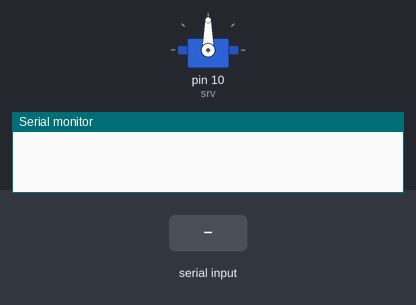
Bench run of a sketch on a simulated Arduino Uno, built with avr-gcc and run on an emulated ATmega328P. Parts: servo, the last lines printed to the serial monitor. The inputs (shaded band) are chosen by the test bench.

Above: at 1.2 s.
1.3 s: "." received over Serial
At 2.3 s:
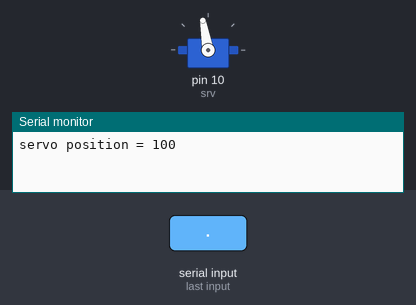
2.8 s: "," received over Serial
At 3.4 s:
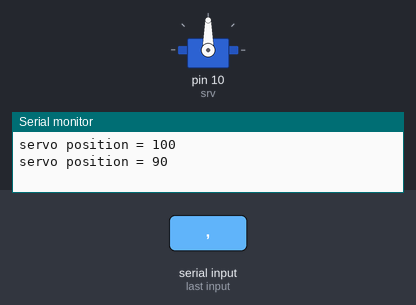
Timing chart, 0 to 5.8 s (numbered marks = the images above; inputs shaded):
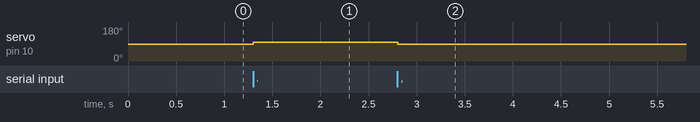

The sketch:

check_servo.ino
```cpp
#include <Servo.h>

Servo srv;

const int max_pos = 180;
const int min_pos =   0;
const int pos_stp =   10;

int pos = 90;

void setup() {
	Serial.println("get servo position!");
	srv.attach(10);
	Serial.begin(9600);
}

void loop() {
	if(Serial.available() > 0) {
		char ch = Serial.read();

	if     (ch == '.') {   // '>' increase pos
		if(pos + pos_stp <= max_pos) {
			pos = pos + pos_stp;
		}
		else {
			pos = max_pos;
		}
	}
	else if(ch == ',') {   // '<' decrease pos
		if(pos - pos_stp >= min_pos) {
			pos = pos - pos_stp;
		}
		else {
			pos = min_pos;
		}
	}

	else;

	Serial.print("servo position = ");
	Serial.println(pos);
	srv.write(pos);
	}
}
```

Measured:
- after the input at 1.3 s, servo on pin 10 (srv): 90° → 100° at once
- after the input at 2.8 s, servo on pin 10 (srv): 100° → 90° at once
